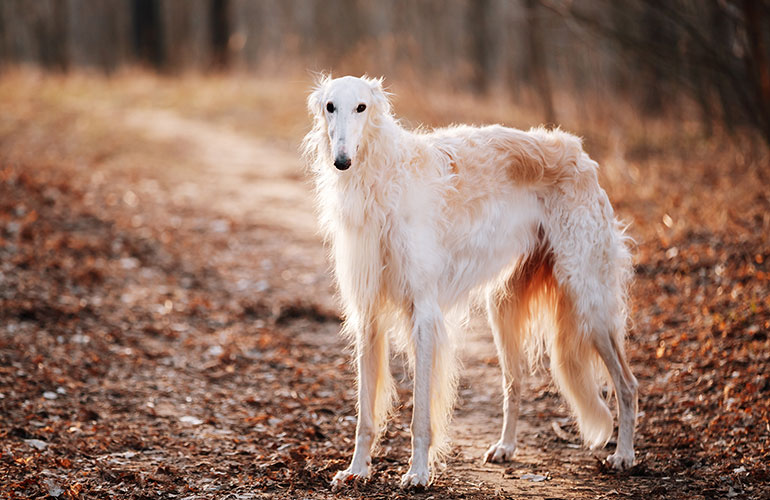
#> input picture OpenCV_Tutorial/dog.jpg, 770 x 500 px
$ jupyter execute OpenCV_Tutorial.ipynb
#> lines starting #> are read from the running program, lines starting #| are printed output that depends on the picture
# Basics of OpenCV

Import all libraries:

[cell 1]
import cv2 as cv
import numpy as np
import matplotlib.pyplot as plt
import os

Read the image using the imread() function.

[cell 2]
dog_img = cv.imread('dog.jpg')
#> dog_img is the input picture: shape (500, 770, 3); mean B, G, R 99.5, 115.6, 148.7

View the image to make sure that it is working.
Also create a sick function to display any image easily.

[cell 3]
def display(image):

    cv.imshow('canvas', image)    # make a new window with the image
    cv.waitKey(0)                 # keep it open until the user interupts
    cv.destroyAllWindows()        # destroy all opencv related windows

display(dog_img)

Let's get some basic parameters of the image:

[cell 4]
height = dog_img.shape[0]
#> height = 500
width = dog_img.shape[1]
#> width = 770

print("Height: %dpx\nWidth: %dpx" % (height, width))
#| Height: 500px
#| Width: 770px

You can also slice the pixels of an image to get a region of interest within the photo

[cell 5]
crop_dog_img = dog_img[75:190, 290:385]
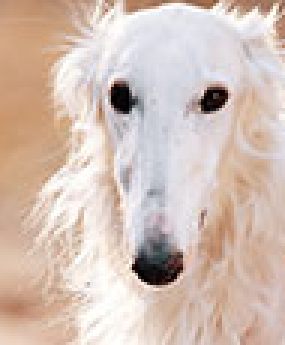
#> crop_dog_img: shape (115, 95, 3) (shown 3 times larger); mean B, G, R 182, 192.3, 211.5
display(crop_dog_img)

You can resize an image also

[cell 6]
resize_crop_dog_img = cv.resize(crop_dog_img, (500, 500))
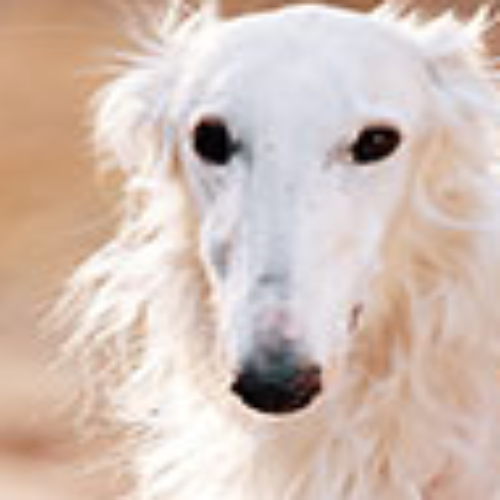
#> resize_crop_dog_img: shape (500, 500, 3); mean B, G, R 181.9, 192.1, 211.4
display(resize_crop_dog_img)

You can also rotate an image.

[cell 7]
dog_img_width = resize_crop_dog_img.shape[0]
#> dog_img_width = 500
dog_img_height = resize_crop_dog_img.shape[1]
#> dog_img_height = 500

center = (dog_img_width // 2, dog_img_height // 2) # '//' = floor division
#> center = (250, 250)

matrix = cv.getRotationMatrix2D(center, 180, 1.0) # (center, angle, scale)

rotate_resize_crop_dog_img = cv.warpAffine(resize_crop_dog_img, matrix, (dog_img_width, dog_img_height))
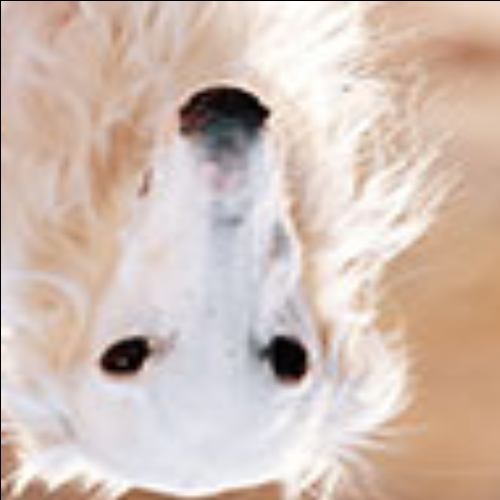
#> rotate_resize_crop_dog_img: shape (500, 500, 3); mean B, G, R 181.4, 191.5, 210.6

display(rotate_resize_crop_dog_img)

Convert an image to grayscale

[cell 8]
gray_rotate_resize_crop_dog_img = cv.cvtColor(rotate_resize_crop_dog_img, cv.COLOR_BGR2GRAY)
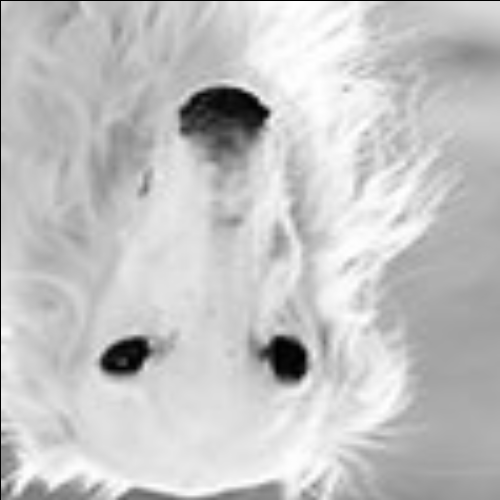
#> gray_rotate_resize_crop_dog_img: shape (500, 500); min 0, max 255, mean 196.1
display(gray_rotate_resize_crop_dog_img)

Blur an image. I.e., remove some of the noise in an image.

[cell 9]
blur_gray_rotate_resize_crop_dog_img = cv.GaussianBlur(gray_rotate_resize_crop_dog_img, (9, 9), cv.BORDER_DEFAULT)
display(blur_gray_rotate_resize_crop_dog_img)

Edge Detection

[cell 10]
canny_dog_img = cv.Canny(dog_img, 125, 175)
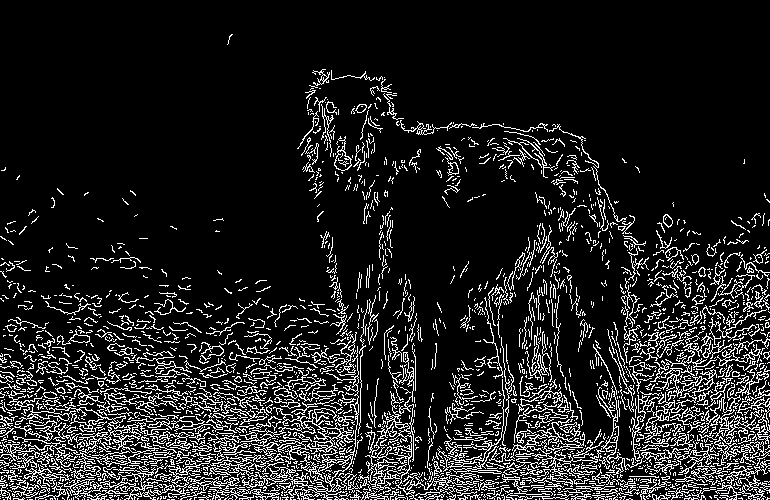
#> canny_dog_img: shape (500, 770); 12.6% white in thin lines or dots
display(canny_dog_img)
